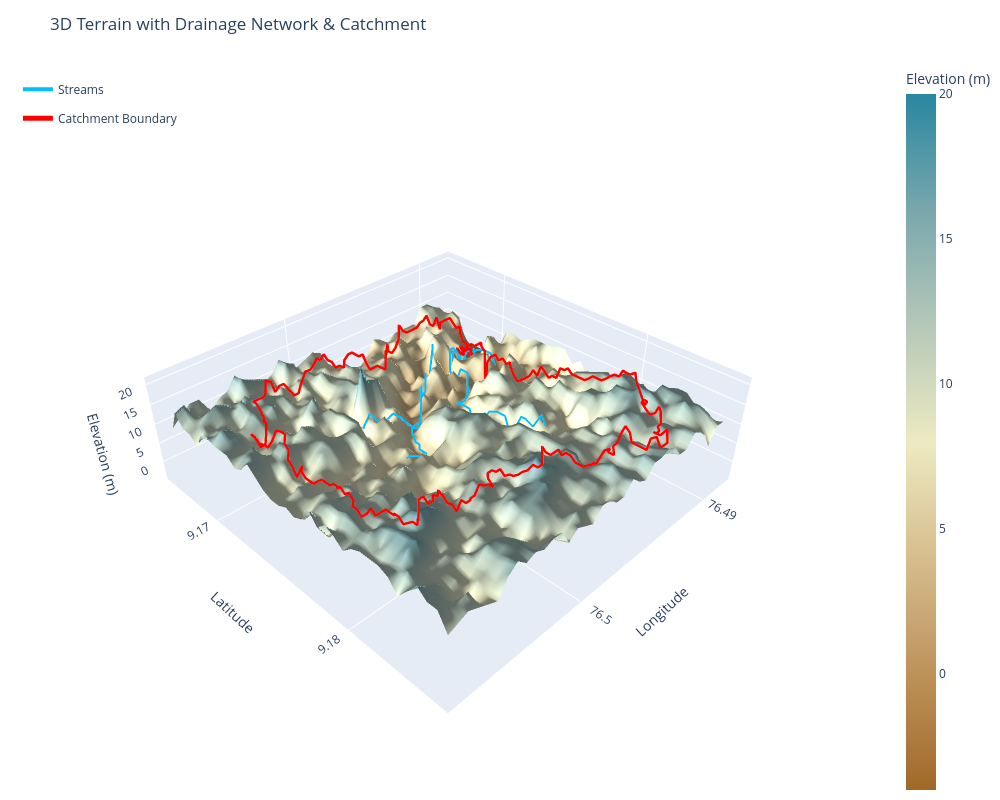

Notebook cell for this chart:
### Code cell
# --- Downsample for performance ---
step = 2
dem_ds = dem.isel(lat=slice(None, None, step), lon=slice(None, None, step))

surface = go.Surface(
    z=dem_ds.values,
    x=dem_ds.lon.values,
    y=dem_ds.lat.values,
    surfacecolor=dem_ds.values,
    colorscale='earth',
    colorbar=dict(title='Elevation (m)', x=1.0),
    opacity=0.95,
    lighting=dict(ambient=0.5, diffuse=0.8, specular=0.3, roughness=0.6),
    lightposition=dict(x=100, y=200, z=1000),
    name='Elevation'
)
fig = go.Figure(data=[surface])
dirmap = (64, 128, 1, 2, 4, 8, 16, 32)
# =========================================================
# STREAMS AS POLYLINES — via pysheds' extract_river_network
# =========================================================
branches = grid.extract_river_network(fdir, acc > stream_threshold, dirmap=dirmap)

# Helper: find nearest dem_ds pixel elevation for a given lon/lat (for z-draping)
def nearest_elev(lon, lat):
    lon_idx = np.abs(dem_ds.lon.values - lon).argmin()
    lat_idx = np.abs(dem_ds.lat.values - lat).argmin()
    return dem_ds.values[lat_idx, lon_idx]

first_stream = True
for feature in branches['features']:
    coords = np.array(feature['geometry']['coordinates'])  # [[lon, lat], [lon, lat], ...]
    lons, lats = coords[:, 0], coords[:, 1]
    zs = np.array([nearest_elev(lo, la) for lo, la in zip(lons, lats)]) + 2  # offset above terrain

    fig.add_trace(go.Scatter3d(
        x=lons, y=lats, z=zs,
        mode='lines',
        line=dict(color='deepskyblue', width=4),
        name='Streams',
        legendgroup='streams',
        showlegend=first_stream   # only show one legend entry, not one per branch
    ))
    first_stream = False

# =========================================================
# CATCHMENT BOUNDARY AS A POLYLINE — via contour tracing
# =========================================================
# find_contours needs a binary mask at 0.5 level to trace the outline as ordered vertices
catch_mask = catch.astype(float)
contours = measure.find_contours(catch_mask, level=0.5)

# Take the longest contour (outer boundary) — small contours are usually noise/holes
contour = max(contours, key=len)

# contour gives (row, col) in pixel space — convert to lon/lat using the FULL-res dem grid
# (catch was computed at full resolution, not the downsampled dem_ds, so index into `dem`/`catch`'s own coords)
row_idx = contour[:, 0].astype(int)
col_idx = contour[:, 1].astype(int)

boundary_lon = dem.lon.values[col_idx]
boundary_lat = dem.lat.values[row_idx]
boundary_z   = dem.values[row_idx, col_idx] + 3

fig.add_trace(go.Scatter3d(
    x=boundary_lon, y=boundary_lat, z=boundary_z,
    mode='lines',
    line=dict(color='red', width=5),
    name='Catchment Boundary'
))

fig.update_layout(
    title='3D Terrain with Drainage Network & Catchment',
    scene=dict(
        xaxis_title='Longitude',
        yaxis_title='Latitude',
        zaxis_title='Elevation (m)',
        aspectmode='manual',
        aspectratio=dict(x=1, y=1, z=0.3),
    ),
    width=1000,
    height=800,
    margin=dict(l=0, r=0, t=60, b=0),
    legend=dict(x=0.02, y=0.98)
)
fig.show()

### Figure 1 — Plotly figure (JSON) as saved in the notebook; plotly's stock layout.template omitted (floating-point values rounded to 4 significant figures; data arrays with more than 128 entries replaced by an {"elided": "..."} marker saying what was removed)
{"data": [{"colorbar": {"title": {"text": "Elevation (m)"}, "x": 1}, "colorscale": [[0, "rgb(161, 105, 40)"], [0.1667, "rgb(189, 146, 90)"], [0.3333, "rgb(214, 189, 141)"], [0.5, "rgb(237, 234, 194)"], [0.6667, "rgb(181, 200, 184)"], [0.8333, "rgb(121, 167, 172)"], [1, "rgb(40, 135, 161)"]], "lighting": {"ambient": 0.5, "diffuse": 0.8, "roughness": 0.6, "specular": 0.3}, "lightposition": {"x": 100, "y": 200, "z": 1000}, "name": "Elevation", "opacity": 0.95, "surfacecolor": {"elided": "36x36 float values"}, "type": "surface", "x": [76.49, 76.49, 76.49, 76.49, 76.49, 76.49, 76.49, 76.49, 76.49, 76.49, 76.49, 76.49, 76.49, 76.5, 76.5, 76.5, 76.5, 76.5, 76.5, 76.5, 76.5, 76.5, 76.5, 76.5, 76.5, 76.5, 76.5, 76.5, 76.5, 76.5, 76.5, 76.51, 76.51, 76.51, 76.51, 76.51], "y": [9.185, 9.185, 9.184, 9.184, 9.183, 9.183, 9.182, 9.181, 9.181, 9.18, 9.18, 9.179, 9.179, 9.178, 9.178, 9.177, 9.176, 9.176, 9.175, 9.175, 9.174, 9.174, 9.173, 9.173, 9.172, 9.171, 9.171, 9.17, 9.17, 9.169, 9.169, 9.168, 9.168, 9.167, 9.166, 9.166], "z": {"elided": "36x36 float values"}}, {"legendgroup": "streams", "line": {"color": "deepskyblue", "width": 4}, "mode": "lines", "name": "Streams", "showlegend": true, "type": "scatter3d", "x": [76.49, 76.49, 76.49, 76.5, 76.5, 76.5, 76.5, 76.5, 76.5, 76.5, 76.5, 76.5, 76.5, 76.5, 76.5, 76.5, 76.5, 76.5, 76.5, 76.5, 76.5, 76.49, 76.49, 76.49, 76.49, 76.49, 76.49, 76.49, 76.49, 76.49, 76.49, 76.49, 76.49, 76.49, 76.49, 76.49, 76.49, 76.49, 76.49, 76.49], "y": [9.179, 9.179, 9.179, 9.178, 9.178, 9.178, 9.177, 9.177, 9.177, 9.177, 9.176, 9.176, 9.176, 9.176, 9.175, 9.175, 9.175, 9.174, 9.174, 9.174, 9.174, 9.173, 9.173, 9.173, 9.173, 9.173, 9.173, 9.172, 9.172, 9.172, 9.172, 9.171, 9.171, 9.171, 9.171, 9.17, 9.17, 9.17, 9.17, 9.17], "z": [10.0, 12.0, 9.0, 11.0, 11.0, 7.0, 7.0, 10.0, 10.0, 10.0, 10.0, 8.0, 8.0, 5.0, 5.0, 8.0, 8.0, 8.0, 8.0, 6.0, 6.0, 4.0, 4.0, 4.0, 6.0, 6.0, 3.0, 3.0, 6.0, 6.0, 6.0, 6.0, 2.0, 2.0, 4.0, 9.0, 9.0, 7.0, 7.0, 3.0]}, {"legendgroup": "streams", "line": {"color": "deepskyblue", "width": 4}, "mode": "lines", "name": "Streams", "showlegend": false, "type": "scatter3d", "x": [76.5, 76.5], "y": [9.176, 9.176], "z": [6.0, 6.0]}, {"legendgroup": "streams", "line": {"color": "deepskyblue", "width": 4}, "mode": "lines", "name": "Streams", "showlegend": false, "type": "scatter3d", "x": [76.5, 76.5, 76.5, 76.5, 76.5, 76.5], "y": [9.176, 9.176, 9.176, 9.176, 9.176, 9.176], "z": [8.0, 8.0, 8.0, 6.0, 6.0, 6.0]}, {"legendgroup": "streams", "line": {"color": "deepskyblue", "width": 4}, "mode": "lines", "name": "Streams", "showlegend": false, "type": "scatter3d", "x": [76.5, 76.5, 76.5, 76.5, 76.5, 76.5, 76.5, 76.5, 76.5, 76.5], "y": [9.176, 9.175, 9.175, 9.175, 9.174, 9.174, 9.174, 9.174, 9.174, 9.174], "z": [6.0, 6.0, 6.0, 6.0, 8.0, 8.0, 7.0, 6.0, 6.0, 6.0]}, {"legendgroup": "streams", "line": {"color": "deepskyblue", "width": 4}, "mode": "lines", "name": "Streams", "showlegend": false, "type": "scatter3d", "x": [76.49, 76.49, 76.49, 76.49, 76.49, 76.49, 76.49, 76.49, 76.49, 76.49, 76.49, 76.49, 76.49, 76.49], "y": [9.172, 9.172, 9.172, 9.171, 9.171, 9.171, 9.171, 9.17, 9.17, 9.17, 9.17, 9.17, 9.17, 9.17], "z": [2.0, 2.0, 7.0, 7.0, 7.0, 7.0, 6.0, 6.0, 2.0, 2.0, 2.0, 2.0, 2.0, 2.0]}, {"legendgroup": "streams", "line": {"color": "deepskyblue", "width": 4}, "mode": "lines", "name": "Streams", "showlegend": false, "type": "scatter3d", "x": [76.5, 76.5, 76.5, 76.5, 76.5, 76.5, 76.5, 76.5, 76.5, 76.5], "y": [9.172, 9.172, 9.172, 9.173, 9.173, 9.173, 9.174, 9.174, 9.174, 9.174], "z": [6.0, 10.0, 8.0, 8.0, 10.0, 9.0, 7.0, 6.0, 6.0, 6.0]}, {"legendgroup": "streams", "line": {"color": "deepskyblue", "width": 4}, "mode": "lines", "name": "Streams", "showlegend": false, "type": "scatter3d", "x": [76.5, 76.5, 76.5, 76.5, 76.5, 76.5, 76.5, 76.5, 76.5, 76.5, 76.5, 76.49, 76.49, 76.49, 76.49, 76.49, 76.49, 76.49, 76.49, 76.49, 76.49, 76.49, 76.49, 76.49, 76.49], "y": [9.174, 9.173, 9.173, 9.173, 9.172, 9.172, 9.172, 9.172, 9.172, 9.171, 9.171, 9.171, 9.171, 9.171, 9.171, 9.17, 9.17, 9.17, 9.17, 9.17, 9.17, 9.17, 9.17, 9.17, 9.17], "z": [6.0, 4.0, 5.0, 6.0, 6.0, 7.0, 9.0, 5.0, 6.0, 6.0, 8.0, 8.0, 5.0, 5.0, 13.0, 13.0, 1.0, 1.0, -2.0, -2.0, -2.0, -2.0, 7.0, 7.0, 3.0]}, {"legendgroup": "streams", "line": {"color": "deepskyblue", "width": 4}, "mode": "lines", "name": "Streams", "showlegend": false, "type": "scatter3d", "x": [76.49, 76.49, 76.49, 76.49, 76.49, 76.49, 76.49, 76.49, 76.49, 76.49], "y": [9.17, 9.17, 9.17, 9.17, 9.17, 9.17, 9.17, 9.17, 9.17, 9.17], "z": [3.0, 3.0, 5.0, 5.0, 2.0, 2.0, 2.0, 2.0, 2.0, 2.0]}, {"legendgroup": "streams", "line": {"color": "deepskyblue", "width": 4}, "mode": "lines", "name": "Streams", "showlegend": false, "type": "scatter3d", "x": [76.49, 76.49, 76.49], "y": [9.17, 9.17, 9.17], "z": [2.0, 2.0, 2.0]}, {"line": {"color": "red", "width": 5}, "mode": "lines", "name": "Catchment Boundary", "type": "scatter3d", "x": {"elided": "351 float values"}, "y": {"elided": "351 float values"}, "z": {"elided": "351 float values"}}], "layout": {"height": 800, "legend": {"x": 0.02, "y": 0.98}, "margin": {"b": 0, "l": 0, "r": 0, "t": 60}, "scene": {"aspectmode": "manual", "aspectratio": {"x": 1, "y": 1, "z": 0.3}, "xaxis": {"title": {"text": "Longitude"}}, "yaxis": {"title": {"text": "Latitude"}}, "zaxis": {"title": {"text": "Elevation (m)"}}}, "title": {"text": "3D Terrain with Drainage Network & Catchment"}, "width": 1000}}
